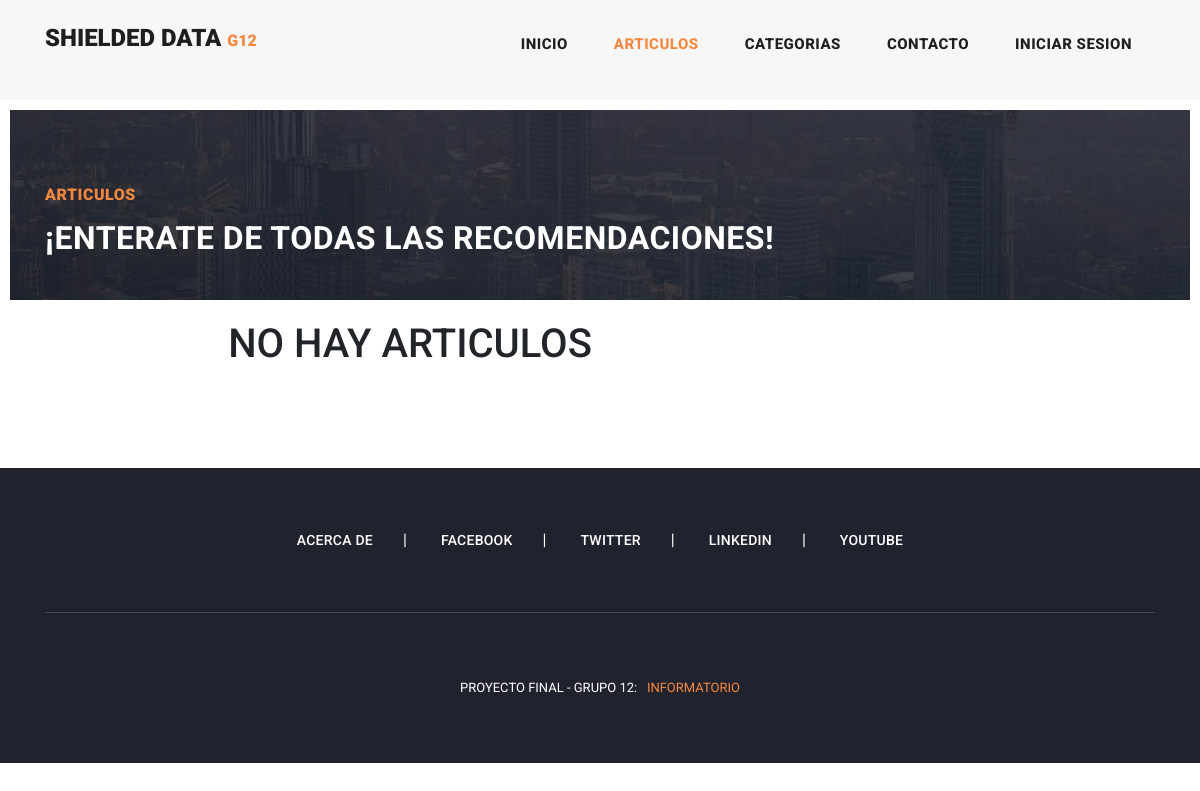
/post/, run on an earlier commit of the app's database.
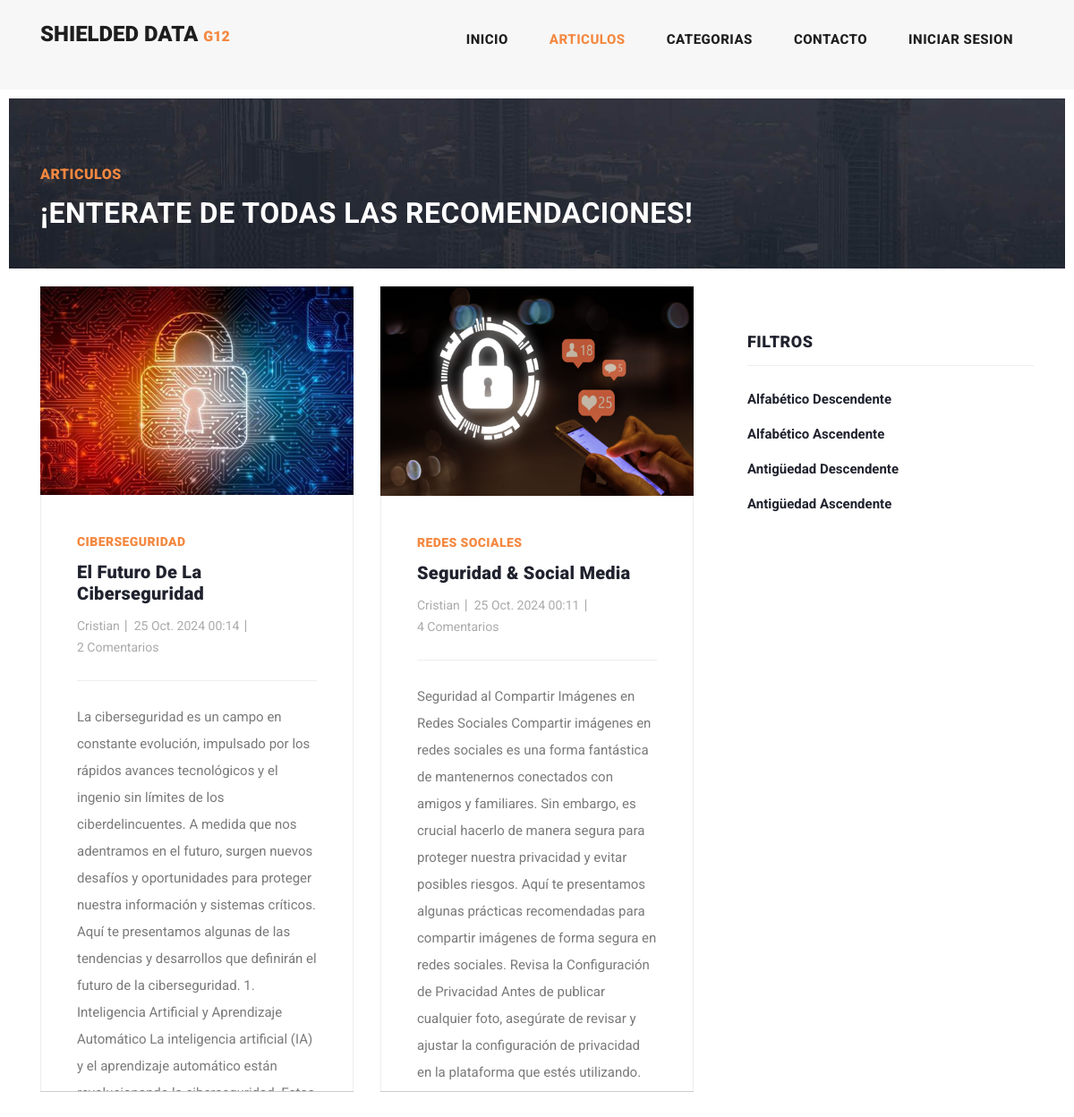
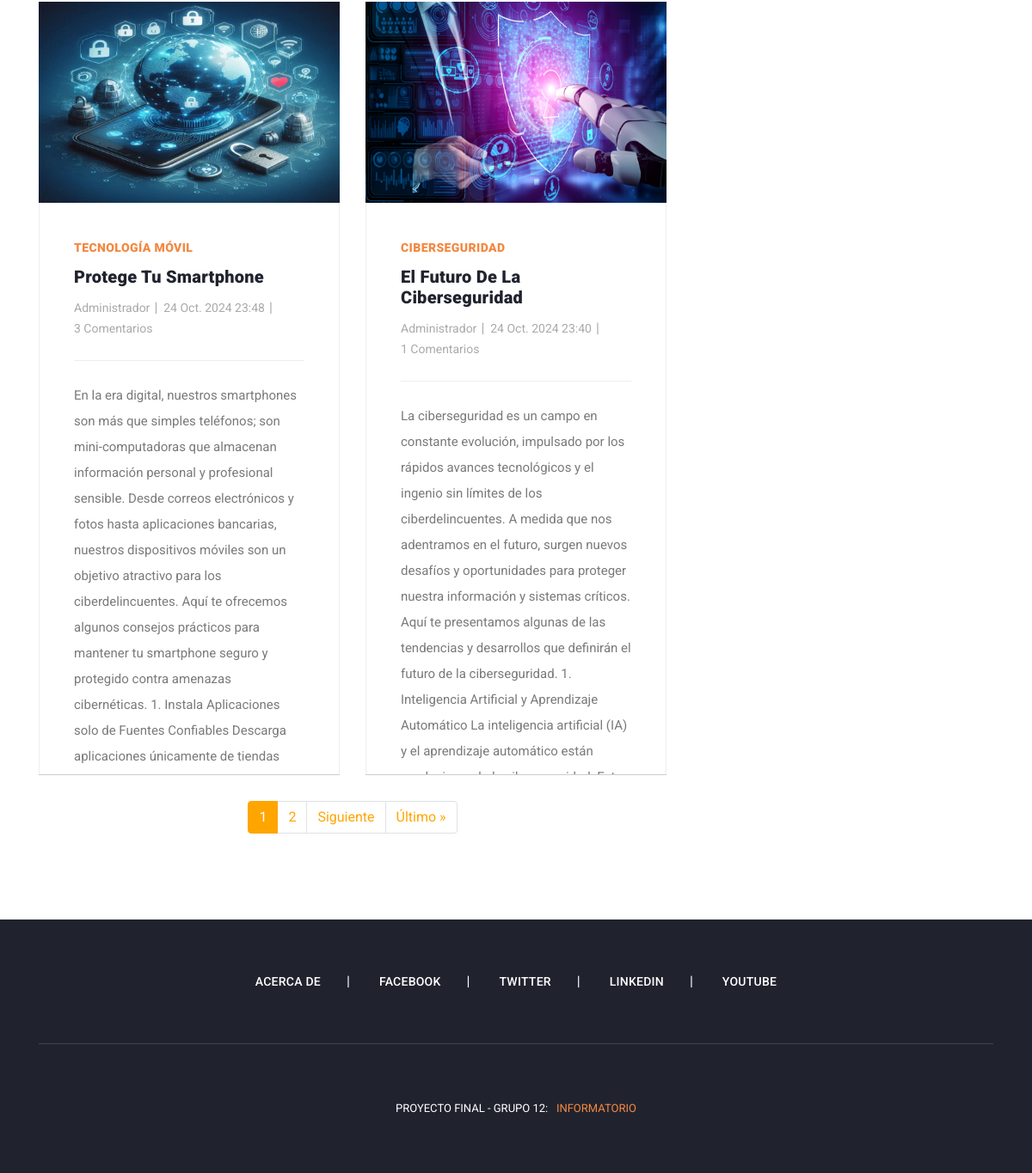
And on a later commit of the database (2 pictures, top to bottom).
### apps/post/models.py (models this page shows, shortened)
class Post(models.Model):
    title = models.CharField(max_length=50, null=False)
    subtitle = models.CharField(max_length=100, null=True, blank=True)
    date = models.DateTimeField(auto_now_add=True)
    text = models.TextField(null=False)
    active = models.BooleanField(default=True)
    category = models.ForeignKey(Category, on_delete=models.SET_NULL, null=True, default='Uncategorized')
    author = models.ForeignKey(User, on_delete=models.CASCADE, null=False, default=None)
    image = models.ImageField(null=True, blank=True, upload_to='media', default='media/post_default.png')
    published = models.DateTimeField(default=timezone.now)
    tags=models.ManyToManyField(Tags, related_name='posts')
    class Meta():
        ordering = ('-published',)

class Category(models.Model):
    name = models.CharField(max_length=30, null=False)
    def __str__(self):
        return self.name

### apps/user/models.py (models this page shows, shortened)
class User(AbstractUser):
    image = models.ImageField(null=True, blank=True, upload_to='user', default='user/user-default.jpg')
    is_staff = models.BooleanField(default=False)  # Staff status
    is_active = models.BooleanField(default=True)  # Active status

### apps/post/views.py (the view)
# urls.py: path('', PostListView.as_view(), name='posts'),
class PostListView(ListView):
    model = Post
    template_name = 'posts/posts.html'
    context_object_name = 'posts'
    paginate_by = 4 # Muestra 4 objetos por página

### templates/posts/posts.html (shortened to what this page needs)
{% extends 'base.html'%}
{% load static %}
{% block content %}
<div class="heading-page header-text">
    <section class="page-heading">
        <div class="container">
            <div class="row">
                <div class="col-lg-12">
                    <div class="text-content">
                        <h4>Articulos</h4>
                        <h2>¡Enterate de todas las recomendaciones!</h2>
                    </div>
                </div>
            </div>
        </div>
    </section>
</div>
{% if posts %}
    <section class="blog-posts grid-system">
        <div class="container">
            <div class="row">
                <div class="col-lg-8">
                    <div class="all-blog-posts">
                        <div class="row">
                            {% for i in posts %}
                                <div class="col-lg-6">
                                    <div class="blog-post article">
                                        <div class="blog-thumb">
                                            <img src="{{ i.image.url }}" alt="Imagen del Post">
                                        </div>
                                        <div class="down-content">
                                            <span>{{ i.category }}</span>
                                            <a href="{% url 'apps.posts:post_individual' i.id %}"><h4>{{ i.title }}</h4></a>
                                            <ul class="post-info">
                                                <li><a>{{ i.author }}</a></li>
                                                <li><a>{{ i.date }}</a></li>
                                                <li><a>{{ i.comments.count }} Comentarios</a></li>
                                            </ul>
                                            <p>{{ i.text }}</p>
                                        </div>
                                    </div>
                                </div>
                            {% endfor %}
                        </div>
                    </div>
                    <nav aria-label="Page navigation">
                        <ul class="pagination justify-content-center">
                            {% for page_number in page_obj.paginator.page_range %}
                                {% if page_number == page_obj.number %}
                                    <li class="page-item active">
                                        <a class="page-link" href="?page={{ page_number }}" style="background-color: #FFA500; border-color: #FFA500;">{{ page_number }}</a>
                                    </li>
                                {% else %}
                                    <li class="page-item">
                                        <a class="page-link" href="?page={{ page_number }}" style="color: #FFA500;">{{ page_number }}</a>
                                    </li>
                                {% endif %}
                            {% endfor %}
                            {% if page_obj.has_next %}
                                <li class="page-item">
                                    <a class="page-link" href="?page={{ page_obj.next_page_number }}" style="color: #FFA500;">Siguiente</a>
                                </li>
                                <li class="page-item">
                                    <a class="page-link" href="?page={{ page_obj.paginator.num_pages }}" style="color: #FFA500;">Último &raquo;</a>
                                </li>
                            {% endif %}
                        </ul>
                    </nav>
                </div>
                <div class="col-lg-4">
                    <div class="sidebar">
                        <div class="row">
                            <div class="col-lg-12">
                            </div>
                            <div class="col-lg-12">
                                <div class="sidebar-item categories">
                                    <div class="sidebar-heading">
                                        <h2>FILTROS</h2>
                                    </div>
                                    <div class="content">
                                        <ul>
                                            <li><a href="{% url 'apps.posts:post_alpha_des' %}">Alfabético Descendente</a></li>
                                            <li><a href="{% url 'apps.posts:post_alpha_asc' %}">Alfabético Ascendente</a></li>
                                            <li><a href="{% url 'apps.posts:post_date_des' %}">Antigüedad Descendente</a></li>
                                            <li><a href="{% url 'apps.posts:post_date_asc' %}">Antigüedad Ascendente</a></li>
                                        </ul>
                                    </div>
                                </div>
                            </div>
                        </div>
                    </div>
                </div>
            </div>
        </div>
    </section>
{% else %}
<section class="blog-posts grid-system">
    <div class="container">
        <div class="row">
            <div class="col-lg-8">
                <div class="all-blog-posts">
                    <center><h1>NO HAY ARTICULOS</h1></center>
                </div>
            </div>
        </div>
    </div>
</section>
{% endif %}
{% endblock %}

### templates/base.html (shortened to what this page needs)
{% load static %}
<!DOCTYPE html>
<html lang="es-ar">
  <head>
    <link href="{% static 'vendor/bootstrap/css/bootstrap.min.css' %}" rel="stylesheet">
    <link rel="stylesheet" href="{% static 'assets/css/fontawesome.css' %}">
    <link rel="stylesheet" href="{% static 'assets/css/templatemo-stand-blogv=17.css' %}">
    <link rel="stylesheet" href="{% static 'assets/css/owl.css' %}">
  </head>
  <body>
    <header class="">
      <nav class="navbar navbar-expand-lg">
        <div class="container">
          <a class="navbar-brand" href="{% url 'index' %}"><h2>Shielded Data&nbsp;<em>G12</em></h2></a>
          <div class="collapse navbar-collapse" id="navbarResponsive">
            <ul class="navbar-nav ml-auto">
              <li class="nav-item {% if request.path == '/' %}active{% endif %}">
                <a class="nav-link" href="{% url 'index' %}">Inicio
                </a>
              </li>
              <li class="nav-item {% if request.path == '/post/' %}active{% endif %}">
                <a class="nav-link" href="{% url 'apps.posts:posts' %}">Articulos</a>
              </li>
              <li class="nav-item {% if request.path == '/post/category/' %}active{% endif %}">
                <a class="nav-link" href="{% url 'apps.posts:category' %}">Categorias</a>
              </li>
              <li class="nav-item {% if request.path == '/contact/' or request.path == '/contact/success' %}active{% endif %}">
                <a class="nav-link" href="{% url 'apps.contact:contact' %}">Contacto</a>
              </li>
              <li class="nav-item {% if request.path == '/user/login/' %}active {% endif %}">
                {% if user.is_authenticated %}
                <a class="nav-link" href="{% url 'apps.user:user_profile' %}">
                  <img src="{{ user.image.url }}" alt="User Profile Picture" class="user-profile-picture">
                  {{ user.username }}
                </a>
              <li>
                <a class="nav-link" href="#" onclick="confirmLogout()">
                    Cerrar Sesion
                </a>
              </li>
                {% else %}
                <a class="nav-link" href="{% url 'apps.user:login' %}">Iniciar Sesion</a>
                {% endif %}
              </li>
            </ul>
          </div>
        </div>
      </nav>
    </header>
  <main>
      {% block content %}
      {% endblock %}
  </main>
    <footer>
      <div class="container">
        <div class="row">
          <div class="col-lg-12">
            <ul class="social-icons">
              <li><a href="{% url 'about' %}">Acerca de</a></li>
              <li><a href="https://www.facebook.com/informatorio.chaco">Facebook</a></li>
              <li><a href="https://x.com/InformatorioCh">Twitter</a></li>
              <li><a href="https://www.linkedin.com/company/informatorio-chaco/">Linkedin</a></li>
              <li><a href="https://www.youtube.com/watch?v=DsdtH8AQwVE">YouTube</a></li>
            </ul>
          </div>
          <div class="col-lg-12">
            <div class="copyright-text">
              <p>Proyecto Final - Grupo 12:  &nbsp; <a rel="nofollow" href="https://campus-informatorio.chaco.gob.ar/" target="_parent">INFORMATORIO</a></p>
            </div>
          </div>
        </div>
      </div>
    </footer>
  </body>
</html>

What changed in the data, as far as the page shows it:
added Post: image (picture), category "CIBERSEGURIDAD", title "El Futuro De La Ciberseguridad", author "Cristian", date "25 Oct. 2024 00:14", comments.count "2", text "La ciberseguridad es un campo en constante evolución, impulsado por los rápidos avances tecnológicos y el ingenio sin límites de los ciberdelincuentes. A medida que nos adentramos en el futuro, surgen nuevos desafíos y oportunidades para proteger nuestra información y sistemas críticos. Aquí te presentamos algunas de las tendencias y desarrollos que definirán el futuro de la ciberseguridad. 1. Inteligencia Artificial y Aprendizaje Automático La inteligencia artificial (IA) y el aprendizaje automático están…"
added Post: image (picture), category "REDES SOCIALES", title "Seguridad & Social Media", author "Cristian", date "25 Oct. 2024 00:11", comments.count "4", text "Seguridad al Compartir Imágenes en Redes Sociales Compartir imágenes en redes sociales es una forma fantástica de mantenernos conectados con amigos y familiares. Sin embargo, es crucial hacerlo de manera segura para proteger nuestra privacidad y evitar posibles riesgos. Aquí te presentamos algunas prácticas recomendadas para compartir imágenes de forma segura en redes sociales. Revisa la Configuración de Privacidad Antes de publicar cualquier foto, asegúrate de revisar y ajustar la configuración de privacidad en la plataforma que estés utilizando.…"
added Post: image (picture), category "TECNOLOGÍA MÓVIL", title "Protege Tu Smartphone", author "Administrador", date "24 Oct. 2024 23:48", comments.count "3", text "En la era digital, nuestros smartphones son más que simples teléfonos; son mini-computadoras que almacenan información personal y profesional sensible. Desde correos electrónicos y fotos hasta aplicaciones bancarias, nuestros dispositivos móviles son un objetivo atractivo para los ciberdelincuentes. Aquí te ofrecemos algunos consejos prácticos para mantener tu smartphone seguro y protegido contra amenazas cibernéticas. 1. Instala Aplicaciones solo de Fuentes Confiables Descarga aplicaciones únicamente de tiendas…"
added Post: image (picture), category "CIBERSEGURIDAD", title "El Futuro De La Ciberseguridad", author "Administrador", date "24 Oct. 2024 23:40", comments.count "1", text "La ciberseguridad es un campo en constante evolución, impulsado por los rápidos avances tecnológicos y el ingenio sin límites de los ciberdelincuentes. A medida que nos adentramos en el futuro, surgen nuevos desafíos y oportunidades para proteger nuestra información y sistemas críticos. Aquí te presentamos algunas de las tendencias y desarrollos que definirán el futuro de la ciberseguridad. 1. Inteligencia Artificial y Aprendizaje Automático La inteligencia artificial (IA) y el aprendizaje automático están…"
Also different on the page:
new list line: "1"
new list line: "2"
text no longer shown: "NO HAY ARTICULOS"
text now shown: "Siguiente Último » FILTROS Alfabético Descendente Alfabético Ascendente Antigüedad Descendente Antigüedad Ascendente"
